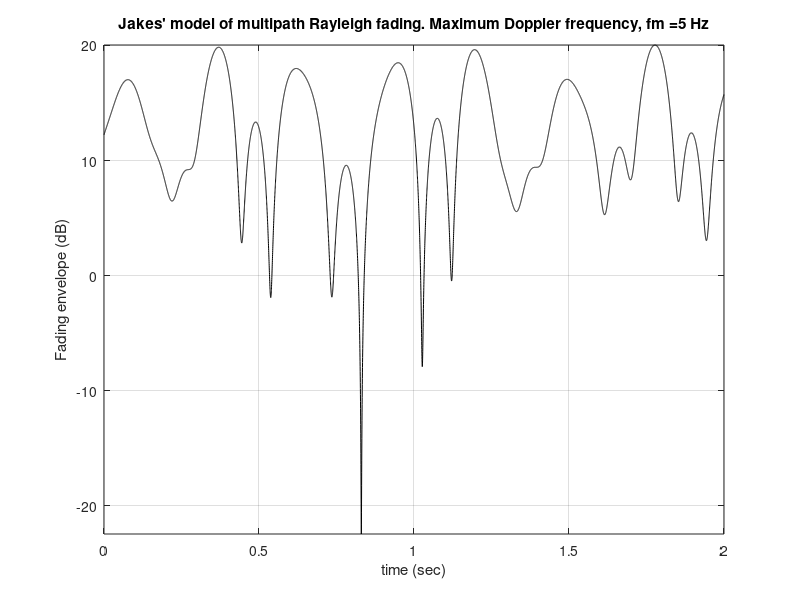
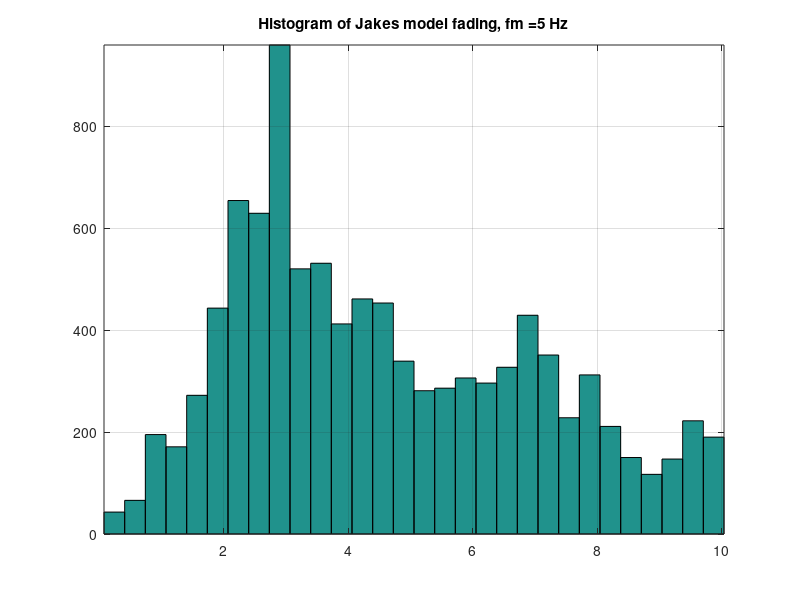

MATLAB code for these plots, in order:
% file: Jakes_model3.m
% -----------------------------------------------------------------------
% Simulation of multipath Rayleigh fading using Jakes' model
% Reference: Willian C. Jakes, Ed., Microwave Mobile Communications, IEEE
% Press, 1974, Chapter 1, Section 1.7 "Laboratory Simulation of Multipath
% Intereference"
% EE 161 - Spring 2013 - San Jose State University
% -----------------------------------------------------------------------
% Modified in Spring 2019: Histogram, autocorrelation and power spectrum
% -----------------------------------------------------------------------

clear

seed=input('Enter your student ID: ');
rand('state',seed);

fm = input('Enter the maximum Doppler frequency, fm = ');

Ns = 10000; 
tinit = rand*13/fm;                         % Random inital time
tfinal = tinit+10/fm;                       % Time range = 10 * Tc
dt = (tfinal-tinit)/Ns;
t = tinit:dt:tfinal;

NO = 8; % Number of oscillators
n = 1:NO;
gamma = 2*pi*(round(rand*NO)-1)/(NO+1);     % Random 
beta_n = gamma + pi*n/NO;                   % Phases
fn = fm * cos(2*pi*n/NO);                   % Doppler shifts

for i=1:length(t)
    xc(i) = (1/sqrt(2))*cos(2*pi*fm*t(i)) ...
                                 + 2*sum(cos(beta_n).*cos(2*pi*fn*t(i)));
    xs(i) = (1/sqrt(2))*cos(2*pi*fm*t(i)) ...
                                 + 2*sum(sin(beta_n).*cos(2*pi*fn*t(i)));
end

fade = sqrt(xc.^2 + xs.^2);
phase = atan2(xs,xc);

figure(1)
plot(t-tinit,20*log10(fade),'-k'), axis tight, grid on
xlabel('time (sec)'), ylabel('Fading envelope (dB)')
title(strcat('Jakes'' model of multipath Rayleigh fading. Maximum Doppler frequency, fm = ',...
    num2str(fm), ' Hz'))

figure(2)
hist(fade,30), axis tight, grid on
title(strcat('Histogram of Jakes model fading, fm = ',num2str(fm), ' Hz'))

% C = xcorr(fade);
% S = fft(C);
% figure(3)
% plot(10*log(abs(S))), axis tight, grid on
% xlabel('Frequency'), ylabel('Power spectral density (dBW)')
% title(strcat('Jakes'' model of multipath Rayleigh fading. Maximum Doppler frequency, fm = ',...
%     num2str(fm), ' Hz'))
